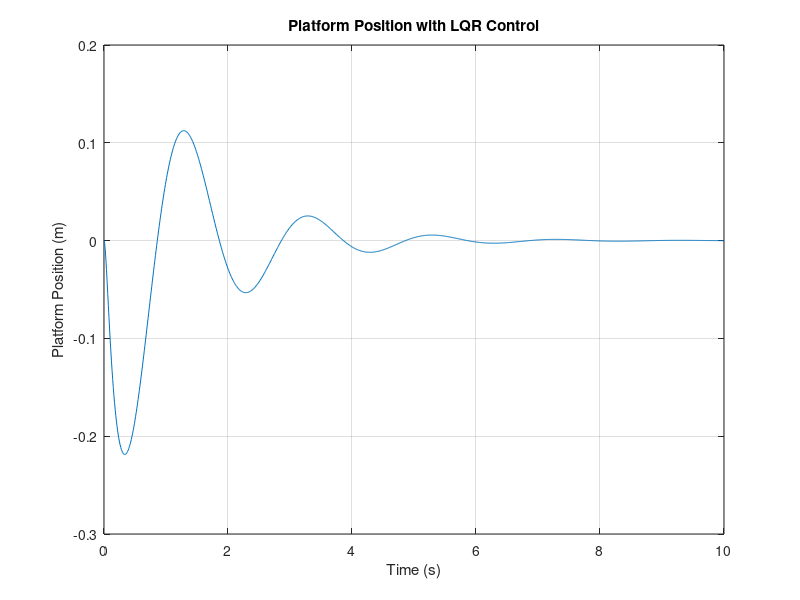
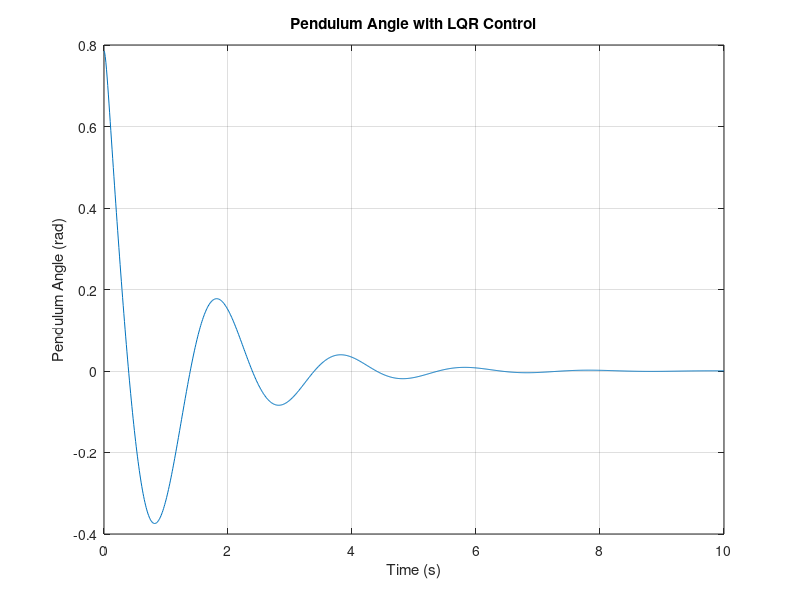

Write the MATLAB code that produced these figures, in order.
% Parameters for the balancing platform and pendulum
m = 0.2;   % Mass of pendulum (kg)
M = 1.5;   % Mass of balancing platform (kg) - adjust accordingly
L = 0.8;   % Length of pendulum (m)
g = 9.81;  % Gravitational acceleration (m/s^2)
d = 0.05;  % Damping coefficient for platform

% State-space representation for balancing platform with pendulum
A = [0 1 0 0;
     0 -d/M -m*g/M 0;
     0 0 0 1;
     0 -d/(M*L) -(m+M)*g/(M*L) 0];
B = [0; 1/M; 0; 1/(M*L)];
C = [1 0 0 0];
D = 0;

% Create the state-space model
sys = ss(A,B,C,D);



% LQR design for balancing platform
Q = diag([100 1 10 1]);  % State cost matrix (adjust as necessary for platform)
R = 0.001;               % Control effort cost

K = lqr(A,B,Q,R);        % Compute LQR gains


A_cl = A - B*K;          % Closed-loop system dynamics with platform
sys_cl = ss(A_cl,B,C,D); % Closed-loop state-space model for platform

t = 0:0.01:10;           % Time vector
x0 = [0; 0; pi/4; 0];    % Initial conditions: pendulum angle, platform at rest

[Y,T,X] = initial(sys_cl,x0,t); % Simulate system with initial conditions

% Plot the platform position (or another object)
figure;
plot(T,Y);
xlabel('Time (s)');
ylabel('Platform Position (m)');
title('Platform Position with LQR Control');
grid on;

% Plot the pendulum angle
figure;
plot(T,X(:,3));  % X(:,3) corresponds to pendulum angle (theta)
xlabel('Time (s)');
ylabel('Pendulum Angle (rad)');
title('Pendulum Angle with LQR Control');
grid on;
